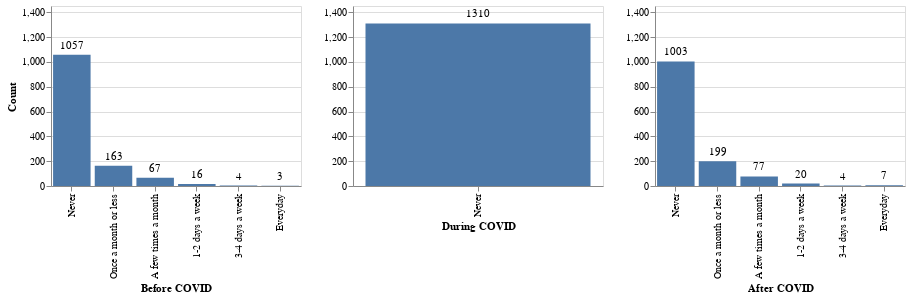

Here is the notebook cell this chart was saved with:
### Code cell
SharedRH_0 = alt.Chart(SharedRH_before).mark_bar().encode(
    x = alt.X('SharedRH before COVID:O', 
        sort=['Never', 'Once a month or less', 'A few times a month', '1-2 days a week', '3-4 days a week', 'Everyday'],
        axis=alt.Axis(title='Before COVID')),
    y = alt.Y('count:Q',
        axis=alt.Axis(title='Count'),
        scale = alt.Scale(domain=[0,1450]))
).properties(width=250, height = 180)

text_0 = SharedRH_0.mark_text(
    align='center',
    baseline='top',
    dy=-15
).encode(
    text='count:Q'
)

SharedRH_1 = alt.Chart(SharedRH_during).mark_bar().encode(
    x = alt.X('SharedRH during COVID:O', sort=['Never', 'Once a month or less', 'A few times a month', '1-2 days a week', '3-4 days a week', 'Everyday'],
        axis=alt.Axis(title='During COVID')),
    y = alt.Y('count:Q',
        axis=alt.Axis(title=''),
        scale = alt.Scale(domain=[0,1450]))
).properties(width=250, height = 180)

text_1 = SharedRH_1.mark_text(
    align='center',
    baseline='top',
    dy=-15
).encode(
    text='count:Q'
)

SharedRH_2 = alt.Chart(SharedRH_after).mark_bar().encode(
    x = alt.X('SharedRH after COVID:O', sort=['Never', 'Once a month or less', 'A few times a month', '1-2 days a week', '3-4 days a week', 'Everyday'],
        axis=alt.Axis(title='After COVID')),
    y = alt.Y('count:Q',
        axis=alt.Axis(title=''),
        scale = alt.Scale(domain=[0,1450]))
).properties(width=250, height = 180)

text_2 = SharedRH_2.mark_text(
    align='center',
    baseline='top',
    dy=-15
).encode(
    text='count:Q'
)

SharedRH_0 + text_0 | SharedRH_1 + text_1 | SharedRH_2 + text_2

### Figure 1 — Vega-Lite specification as saved in the notebook (floating-point values rounded to 4 significant figures)
{"config": {"view": {"continuousWidth": 400, "continuousHeight": 300}}, "hconcat": [{"layer": [{"mark": "bar", "encoding": {"x": {"type": "ordinal", "axis": {"title": "Before COVID"}, "field": "SharedRH before COVID", "sort": ["Never", "Once a month or less", "A few times a month", "1-2 days a week", "3-4 days a week", "Everyday"]}, "y": {"type": "quantitative", "axis": {"title": "Count"}, "field": "count", "scale": {"domain": [0, 1450]}}}, "height": 180, "width": 250}, {"mark": {"type": "text", "align": "center", "baseline": "top", "dy": -15}, "encoding": {"text": {"type": "quantitative", "field": "count"}, "x": {"type": "ordinal", "axis": {"title": "Before COVID"}, "field": "SharedRH before COVID", "sort": ["Never", "Once a month or less", "A few times a month", "1-2 days a week", "3-4 days a week", "Everyday"]}, "y": {"type": "quantitative", "axis": {"title": "Count"}, "field": "count", "scale": {"domain": [0, 1450]}}}, "height": 180, "width": 250}], "data": {"name": "data-25bd987aa4298b602092212cda1f63f7"}}, {"layer": [{"mark": "bar", "encoding": {"x": {"type": "ordinal", "axis": {"title": "During COVID"}, "field": "SharedRH during COVID", "sort": ["Never", "Once a month or less", "A few times a month", "1-2 days a week", "3-4 days a week", "Everyday"]}, "y": {"type": "quantitative", "axis": {"title": ""}, "field": "count", "scale": {"domain": [0, 1450]}}}, "height": 180, "width": 250}, {"mark": {"type": "text", "align": "center", "baseline": "top", "dy": -15}, "encoding": {"text": {"type": "quantitative", "field": "count"}, "x": {"type": "ordinal", "axis": {"title": "During COVID"}, "field": "SharedRH during COVID", "sort": ["Never", "Once a month or less", "A few times a month", "1-2 days a week", "3-4 days a week", "Everyday"]}, "y": {"type": "quantitative", "axis": {"title": ""}, "field": "count", "scale": {"domain": [0, 1450]}}}, "height": 180, "width": 250}], "data": {"name": "data-b89962351ae590f1ae270f4facb135a4"}}, {"layer": [{"mark": "bar", "encoding": {"x": {"type": "ordinal", "axis": {"title": "After COVID"}, "field": "SharedRH after COVID", "sort": ["Never", "Once a month or less", "A few times a month", "1-2 days a week", "3-4 days a week", "Everyday"]}, "y": {"type": "quantitative", "axis": {"title": ""}, "field": "count", "scale": {"domain": [0, 1450]}}}, "height": 180, "width": 250}, {"mark": {"type": "text", "align": "center", "baseline": "top", "dy": -15}, "encoding": {"text": {"type": "quantitative", "field": "count"}, "x": {"type": "ordinal", "axis": {"title": "After COVID"}, "field": "SharedRH after COVID", "sort": ["Never", "Once a month or less", "A few times a month", "1-2 days a week", "3-4 days a week", "Everyday"]}, "y": {"type": "quantitative", "axis": {"title": ""}, "field": "count", "scale": {"domain": [0, 1450]}}}, "height": 180, "width": 250}], "data": {"name": "data-dc6586c084798a3eac19702231a0f7ad"}}], "$schema": "https://vega.github.io/schema/vega-lite/v4.0.2.json", "datasets": {"data-25bd987aa4298b602092212cda1f63f7": [{"SharedRH before COVID": "1-2 days a week", "count": 16}, {"SharedRH before COVID": "3-4 days a week", "count": 4}, {"SharedRH before COVID": "A few times a month", "count": 67}, {"SharedRH before COVID": "Everyday", "count": 3}, {"SharedRH before COVID": "Never", "count": 1057}, {"SharedRH before COVID": "Once a month or less", "count": 163}], "data-b89962351ae590f1ae270f4facb135a4": [{"SharedRH during COVID": "Never", "count": 1310}], "data-dc6586c084798a3eac19702231a0f7ad": [{"SharedRH after COVID": "1-2 days a week", "count": 20}, {"SharedRH after COVID": "3-4 days a week", "count": 4}, {"SharedRH after COVID": "A few times a month", "count": 77}, {"SharedRH after COVID": "Everyday", "count": 7}, {"SharedRH after COVID": "Never", "count": 1003}, {"SharedRH after COVID": "Once a month or less", "count": 199}]}}
